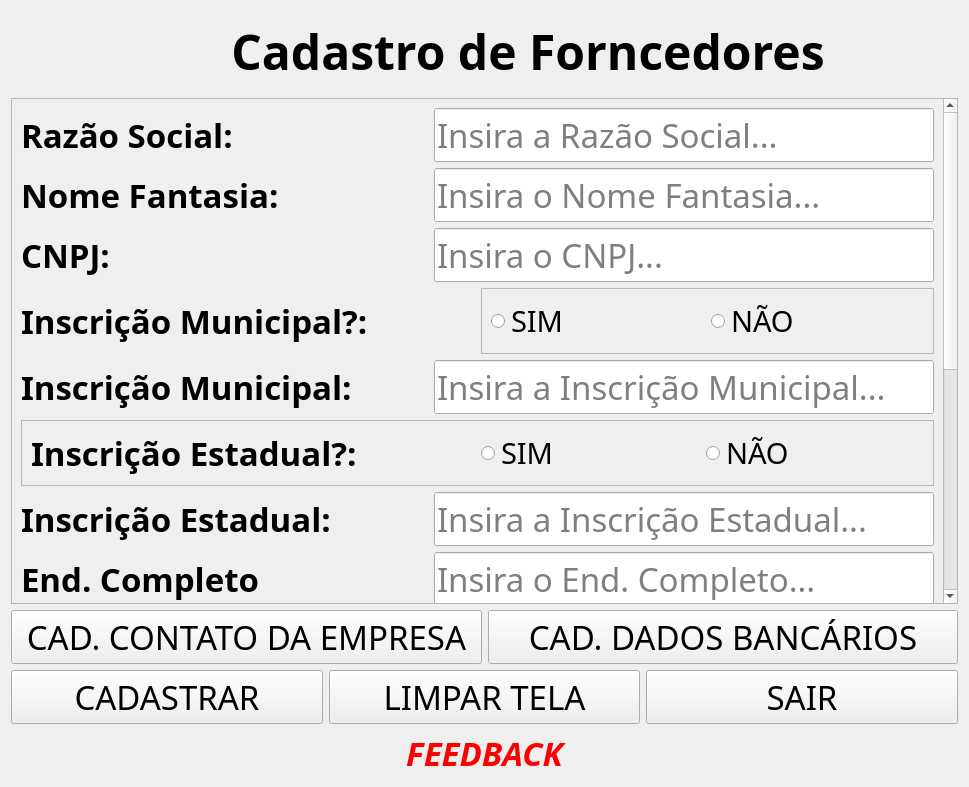
<?xml version="1.0" encoding="UTF-8"?>
<ui version="4.0">
 <class>Form_Cadastro_de_Forncedores</class>
 <widget class="QWidget" name="Form_Cadastro_de_Forncedores">
  <property name="geometry">
   <rect>
    <x>0</x>
    <y>0</y>
    <width>969</width>
    <height>787</height>
   </rect>
  </property>
  <property name="minimumSize">
   <size>
    <width>969</width>
    <height>787</height>
   </size>
  </property>
  <property name="maximumSize">
   <size>
    <width>969</width>
    <height>787</height>
   </size>
  </property>
  <property name="windowTitle">
   <string>Cadastro de Forncedores</string>
  </property>
  <property name="windowIcon">
   <iconset>
    <normaloff>../Images/add_fornecedor.gif</normaloff>../Images/add_fornecedor.gif</iconset>
  </property>
  <layout class="QVBoxLayout" name="verticalLayout_2">
   <item>
    <layout class="QHBoxLayout" name="horizontalLayout_16">
     <item>
      <widget class="QLabel" name="label_fornecedores_gif">
       <property name="minimumSize">
        <size>
         <width>81</width>
         <height>81</height>
        </size>
       </property>
       <property name="maximumSize">
        <size>
         <width>81</width>
         <height>81</height>
        </size>
       </property>
       <property name="text">
        <string/>
       </property>
       <property name="pixmap">
        <pixmap>../Images/add_fornecedor.gif</pixmap>
       </property>
       <property name="scaledContents">
        <bool>true</bool>
       </property>
      </widget>
     </item>
     <item>
      <widget class="QLabel" name="label_cadastro_fornecedores_main">
       <property name="font">
        <font>
         <family>Sitka Heading</family>
         <pointsize>36</pointsize>
         <bold>true</bold>
        </font>
       </property>
       <property name="text">
        <string>Cadastro de Forncedores</string>
       </property>
       <property name="scaledContents">
        <bool>true</bool>
       </property>
       <property name="alignment">
        <set>Qt::AlignCenter</set>
       </property>
      </widget>
     </item>
    </layout>
   </item>
   <item>
    <widget class="QScrollArea" name="scrollArea">
     <property name="widgetResizable">
      <bool>true</bool>
     </property>
     <widget class="QWidget" name="scrollAreaWidgetContents">
      <property name="geometry">
       <rect>
        <x>0</x>
        <y>-261</y>
        <width>932</width>
        <height>802</height>
       </rect>
      </property>
      <layout class="QVBoxLayout" name="verticalLayout">
       <item>
        <layout class="QHBoxLayout" name="horizontalLayout">
         <item>
          <widget class="QLabel" name="label_razao_social">
           <property name="font">
            <font>
             <family>Sitka Heading</family>
             <pointsize>25</pointsize>
             <bold>true</bold>
            </font>
           </property>
           <property name="acceptDrops">
            <bool>false</bool>
           </property>
           <property name="layoutDirection">
            <enum>Qt::LeftToRight</enum>
           </property>
           <property name="text">
            <string>Razão Social:</string>
           </property>
          </widget>
         </item>
         <item>
          <widget class="QLineEdit" name="lineEdit_razao_social">
           <property name="sizePolicy">
            <sizepolicy hsizetype="Minimum" vsizetype="Fixed">
             <horstretch>0</horstretch>
             <verstretch>0</verstretch>
            </sizepolicy>
           </property>
           <property name="minimumSize">
            <size>
             <width>500</width>
             <height>0</height>
            </size>
           </property>
           <property name="font">
            <font>
             <family>Sitka Heading</family>
             <pointsize>25</pointsize>
            </font>
           </property>
           <property name="acceptDrops">
            <bool>false</bool>
           </property>
           <property name="layoutDirection">
            <enum>Qt::LeftToRight</enum>
           </property>
           <property name="placeholderText">
            <string>Insira a Razão Social...</string>
           </property>
          </widget>
         </item>
        </layout>
       </item>
       <item>
        <layout class="QHBoxLayout" name="horizontalLayout_2">
         <item>
          <widget class="QLabel" name="label_nome_fantasia">
           <property name="font">
            <font>
             <family>Sitka Heading</family>
             <pointsize>25</pointsize>
             <bold>true</bold>
            </font>
           </property>
           <property name="acceptDrops">
            <bool>false</bool>
           </property>
           <property name="layoutDirection">
            <enum>Qt::LeftToRight</enum>
           </property>
           <property name="text">
            <string>Nome Fantasia:</string>
           </property>
          </widget>
         </item>
         <item>
          <widget class="QLineEdit" name="lineEdit_nome_fantasia">
           <property name="sizePolicy">
            <sizepolicy hsizetype="Minimum" vsizetype="Fixed">
             <horstretch>0</horstretch>
             <verstretch>0</verstretch>
            </sizepolicy>
           </property>
           <property name="minimumSize">
            <size>
             <width>500</width>
             <height>0</height>
            </size>
           </property>
           <property name="font">
            <font>
             <family>Sitka Heading</family>
             <pointsize>25</pointsize>
            </font>
           </property>
           <property name="acceptDrops">
            <bool>false</bool>
           </property>
           <property name="layoutDirection">
            <enum>Qt::LeftToRight</enum>
           </property>
           <property name="placeholderText">
            <string>Insira o Nome Fantasia...</string>
           </property>
          </widget>
         </item>
        </layout>
       </item>
       <item>
        <layout class="QHBoxLayout" name="horizontalLayout_3">
         <item>
          <widget class="QLabel" name="label_cnpj_fornecedor">
           <property name="font">
            <font>
             <family>Sitka Heading</family>
             <pointsize>25</pointsize>
             <bold>true</bold>
            </font>
           </property>
           <property name="acceptDrops">
            <bool>false</bool>
           </property>
           <property name="layoutDirection">
            <enum>Qt::LeftToRight</enum>
           </property>
           <property name="text">
            <string>CNPJ:</string>
           </property>
          </widget>
         </item>
         <item>
          <widget class="QLineEdit" name="lineEdit_cnpj_fornecedor">
           <property name="sizePolicy">
            <sizepolicy hsizetype="Minimum" vsizetype="Fixed">
             <horstretch>0</horstretch>
             <verstretch>0</verstretch>
            </sizepolicy>
           </property>
           <property name="minimumSize">
            <size>
             <width>500</width>
             <height>0</height>
            </size>
           </property>
           <property name="font">
            <font>
             <family>Sitka Heading</family>
             <pointsize>25</pointsize>
            </font>
           </property>
           <property name="acceptDrops">
            <bool>false</bool>
           </property>
           <property name="layoutDirection">
            <enum>Qt::LeftToRight</enum>
           </property>
           <property name="placeholderText">
            <string>Insira o CNPJ...</string>
           </property>
          </widget>
         </item>
        </layout>
       </item>
       <item>
        <layout class="QHBoxLayout" name="horizontalLayout_7">
         <item>
          <widget class="QLabel" name="label_im_fornecedor">
           <property name="font">
            <font>
             <family>Sitka Heading</family>
             <pointsize>25</pointsize>
             <bold>true</bold>
            </font>
           </property>
           <property name="acceptDrops">
            <bool>false</bool>
           </property>
           <property name="layoutDirection">
            <enum>Qt::LeftToRight</enum>
           </property>
           <property name="text">
            <string>Inscrição Municipal?:</string>
           </property>
          </widget>
         </item>
         <item>
          <widget class="QFrame" name="frame">
           <property name="frameShape">
            <enum>QFrame::StyledPanel</enum>
           </property>
           <property name="frameShadow">
            <enum>QFrame::Raised</enum>
           </property>
           <layout class="QHBoxLayout" name="horizontalLayout_22">
            <item>
             <layout class="QHBoxLayout" name="horizontalLayout_19">
              <item>
               <widget class="QRadioButton" name="radioButton_im_fornecedor_sim">
                <property name="font">
                 <font>
                  <family>Sitka Heading</family>
                  <pointsize>22</pointsize>
                 </font>
                </property>
                <property name="text">
                 <string>SIM</string>
                </property>
               </widget>
              </item>
              <item>
               <widget class="QRadioButton" name="radioButton_im_fornecedor_nao">
                <property name="font">
                 <font>
                  <family>Sitka Heading</family>
                  <pointsize>22</pointsize>
                 </font>
                </property>
                <property name="text">
                 <string>NÃO</string>
                </property>
               </widget>
              </item>
             </layout>
            </item>
           </layout>
          </widget>
         </item>
        </layout>
       </item>
       <item>
        <layout class="QHBoxLayout" name="horizontalLayout_4">
         <item>
          <widget class="QLabel" name="label_im_fornecedor_num">
           <property name="font">
            <font>
             <family>Sitka Heading</family>
             <pointsize>25</pointsize>
             <bold>true</bold>
            </font>
           </property>
           <property name="acceptDrops">
            <bool>false</bool>
           </property>
           <property name="layoutDirection">
            <enum>Qt::LeftToRight</enum>
           </property>
           <property name="text">
            <string>Inscrição Municipal:</string>
           </property>
          </widget>
         </item>
         <item>
          <widget class="QLineEdit" name="lineEdit_im_fornecedor">
           <property name="sizePolicy">
            <sizepolicy hsizetype="Minimum" vsizetype="Fixed">
             <horstretch>0</horstretch>
             <verstretch>0</verstretch>
            </sizepolicy>
           </property>
           <property name="minimumSize">
            <size>
             <width>500</width>
             <height>0</height>
            </size>
           </property>
           <property name="font">
            <font>
             <family>Sitka Heading</family>
             <pointsize>25</pointsize>
            </font>
           </property>
           <property name="acceptDrops">
            <bool>false</bool>
           </property>
           <property name="layoutDirection">
            <enum>Qt::LeftToRight</enum>
           </property>
           <property name="text">
            <string/>
           </property>
           <property name="placeholderText">
            <string>Insira a Inscrição Municipal...</string>
           </property>
          </widget>
         </item>
        </layout>
       </item>
       <item>
        <layout class="QHBoxLayout" name="horizontalLayout_5">
         <item>
          <widget class="QFrame" name="frame_2">
           <property name="frameShape">
            <enum>QFrame::StyledPanel</enum>
           </property>
           <property name="frameShadow">
            <enum>QFrame::Raised</enum>
           </property>
           <layout class="QHBoxLayout" name="horizontalLayout_21">
            <item>
             <widget class="QLabel" name="label_ie_fornecedor">
              <property name="font">
               <font>
                <family>Sitka Heading</family>
                <pointsize>25</pointsize>
                <bold>true</bold>
               </font>
              </property>
              <property name="acceptDrops">
               <bool>false</bool>
              </property>
              <property name="layoutDirection">
               <enum>Qt::LeftToRight</enum>
              </property>
              <property name="text">
               <string>Inscrição Estadual?:</string>
              </property>
             </widget>
            </item>
            <item>
             <layout class="QHBoxLayout" name="horizontalLayout_20">
              <item>
               <widget class="QRadioButton" name="radioButton_ie_fornecedor_sim">
                <property name="font">
                 <font>
                  <family>Sitka Heading</family>
                  <pointsize>22</pointsize>
                 </font>
                </property>
                <property name="text">
                 <string>SIM</string>
                </property>
               </widget>
              </item>
              <item>
               <widget class="QRadioButton" name="radioButton_ie_fornecedor_nao">
                <property name="font">
                 <font>
                  <family>Sitka Heading</family>
                  <pointsize>22</pointsize>
                 </font>
                </property>
                <property name="text">
                 <string>NÃO</string>
                </property>
               </widget>
              </item>
             </layout>
            </item>
           </layout>
          </widget>
         </item>
        </layout>
       </item>
       <item>
        <layout class="QHBoxLayout" name="horizontalLayout_6">
         <item>
          <widget class="QLabel" name="labe_lie_fornecedor_num">
           <property name="font">
            <font>
             <family>Sitka Heading</family>
             <pointsize>25</pointsize>
             <bold>true</bold>
            </font>
           </property>
           <property name="acceptDrops">
            <bool>false</bool>
           </property>
           <property name="layoutDirection">
            <enum>Qt::LeftToRight</enum>
           </property>
           <property name="text">
            <string>Inscrição Estadual:</string>
           </property>
          </widget>
         </item>
         <item>
          <widget class="QLineEdit" name="lineEdit_ie_fornecedor">
           <property name="sizePolicy">
            <sizepolicy hsizetype="Minimum" vsizetype="Fixed">
             <horstretch>0</horstretch>
             <verstretch>0</verstretch>
            </sizepolicy>
           </property>
           <property name="minimumSize">
            <size>
             <width>500</width>
             <height>0</height>
            </size>
           </property>
           <property name="font">
            <font>
             <family>Sitka Heading</family>
             <pointsize>25</pointsize>
            </font>
           </property>
           <property name="acceptDrops">
            <bool>false</bool>
           </property>
           <property name="layoutDirection">
            <enum>Qt::LeftToRight</enum>
           </property>
           <property name="placeholderText">
            <string>Insira a Inscrição Estadual...</string>
           </property>
          </widget>
         </item>
        </layout>
       </item>
       <item>
        <layout class="QHBoxLayout" name="horizontalLayout_8">
         <item>
          <widget class="QLabel" name="label_end_completo_fornecedor">
           <property name="font">
            <font>
             <family>Sitka Heading</family>
             <pointsize>25</pointsize>
             <bold>true</bold>
            </font>
           </property>
           <property name="acceptDrops">
            <bool>false</bool>
           </property>
           <property name="layoutDirection">
            <enum>Qt::LeftToRight</enum>
           </property>
           <property name="text">
            <string>End. Completo</string>
           </property>
          </widget>
         </item>
         <item>
          <widget class="QLineEdit" name="lineEdit_end_completo_fornecedor">
           <property name="sizePolicy">
            <sizepolicy hsizetype="Minimum" vsizetype="Fixed">
             <horstretch>0</horstretch>
             <verstretch>0</verstretch>
            </sizepolicy>
           </property>
           <property name="minimumSize">
            <size>
             <width>500</width>
             <height>0</height>
            </size>
           </property>
           <property name="font">
            <font>
             <family>Sitka Heading</family>
             <pointsize>25</pointsize>
            </font>
           </property>
           <property name="acceptDrops">
            <bool>false</bool>
           </property>
           <property name="layoutDirection">
            <enum>Qt::LeftToRight</enum>
           </property>
           <property name="placeholderText">
            <string>Insira o End. Completo...</string>
           </property>
          </widget>
         </item>
        </layout>
       </item>
       <item>
        <layout class="QHBoxLayout" name="horizontalLayout_9">
         <item>
          <widget class="QLabel" name="label_cidade_fornecedor">
           <property name="font">
            <font>
             <family>Sitka Heading</family>
             <pointsize>25</pointsize>
             <bold>true</bold>
            </font>
           </property>
           <property name="acceptDrops">
            <bool>false</bool>
           </property>
           <property name="layoutDirection">
            <enum>Qt::LeftToRight</enum>
           </property>
           <property name="text">
            <string>Cidade:</string>
           </property>
          </widget>
         </item>
         <item>
          <widget class="QLineEdit" name="lineEdit_cidade_fornecedor">
           <property name="sizePolicy">
            <sizepolicy hsizetype="Minimum" vsizetype="Fixed">
             <horstretch>0</horstretch>
             <verstretch>0</verstretch>
            </sizepolicy>
           </property>
           <property name="minimumSize">
            <size>
             <width>500</width>
             <height>0</height>
            </size>
           </property>
           <property name="font">
            <font>
             <family>Sitka Heading</family>
             <pointsize>25</pointsize>
            </font>
           </property>
           <property name="acceptDrops">
            <bool>false</bool>
           </property>
           <property name="layoutDirection">
            <enum>Qt::LeftToRight</enum>
           </property>
           <property name="placeholderText">
            <string>Insira a Cidade...</string>
           </property>
          </widget>
         </item>
        </layout>
       </item>
       <item>
        <layout class="QHBoxLayout" name="horizontalLayout_11">
         <item>
          <widget class="QLabel" name="label_pais_fornecedor">
           <property name="font">
            <font>
             <family>Sitka Heading</family>
             <pointsize>25</pointsize>
             <bold>true</bold>
            </font>
           </property>
           <property name="acceptDrops">
            <bool>false</bool>
           </property>
           <property name="layoutDirection">
            <enum>Qt::LeftToRight</enum>
           </property>
           <property name="text">
            <string>País:</string>
           </property>
          </widget>
         </item>
         <item>
          <widget class="QComboBox" name="comboBox_pais_fornecedor">
           <property name="sizePolicy">
            <sizepolicy hsizetype="Preferred" vsizetype="Minimum">
             <horstretch>0</horstretch>
             <verstretch>0</verstretch>
            </sizepolicy>
           </property>
           <property name="minimumSize">
            <size>
             <width>500</width>
             <height>0</height>
            </size>
           </property>
           <property name="font">
            <font>
             <family>Sitka Heading</family>
             <pointsize>25</pointsize>
            </font>
           </property>
           <property name="placeholderText">
            <string>Selecione o País...</string>
           </property>
          </widget>
         </item>
        </layout>
       </item>
       <item>
        <layout class="QHBoxLayout" name="horizontalLayout_10">
         <item>
          <widget class="QLabel" name="label_estado_fornecedor">
           <property name="font">
            <font>
             <family>Sitka Heading</family>
             <pointsize>25</pointsize>
             <bold>true</bold>
            </font>
           </property>
           <property name="acceptDrops">
            <bool>false</bool>
           </property>
           <property name="layoutDirection">
            <enum>Qt::LeftToRight</enum>
           </property>
           <property name="text">
            <string>Estado:</string>
           </property>
          </widget>
         </item>
         <item>
          <widget class="QComboBox" name="comboBox_estado_fornecedor">
           <property name="sizePolicy">
            <sizepolicy hsizetype="Preferred" vsizetype="Minimum">
             <horstretch>0</horstretch>
             <verstretch>0</verstretch>
            </sizepolicy>
           </property>
           <property name="minimumSize">
            <size>
             <width>500</width>
             <height>0</height>
            </size>
           </property>
           <property name="font">
            <font>
             <family>Sitka Heading</family>
             <pointsize>25</pointsize>
            </font>
           </property>
           <property name="placeholderText">
            <string>Selecione o Estado...</string>
           </property>
          </widget>
         </item>
        </layout>
       </item>
       <item>
        <layout class="QHBoxLayout" name="horizontalLayout_12">
         <item>
          <widget class="QLabel" name="label_telefone1_fornecedor">
           <property name="font">
            <font>
             <family>Sitka Heading</family>
             <pointsize>25</pointsize>
             <bold>true</bold>
            </font>
           </property>
           <property name="acceptDrops">
            <bool>false</bool>
           </property>
           <property name="layoutDirection">
            <enum>Qt::LeftToRight</enum>
           </property>
           <property name="text">
            <string>Telefone 1:</string>
           </property>
          </widget>
         </item>
         <item>
          <widget class="QLineEdit" name="lineEdit_telefone1_fornecedor">
           <property name="sizePolicy">
            <sizepolicy hsizetype="Minimum" vsizetype="Fixed">
             <horstretch>0</horstretch>
             <verstretch>0</verstretch>
            </sizepolicy>
           </property>
           <property name="minimumSize">
            <size>
             <width>500</width>
             <height>0</height>
            </size>
           </property>
           <property name="font">
            <font>
             <family>Sitka Heading</family>
             <pointsize>25</pointsize>
            </font>
           </property>
           <property name="acceptDrops">
            <bool>false</bool>
           </property>
           <property name="layoutDirection">
            <enum>Qt::LeftToRight</enum>
           </property>
           <property name="placeholderText">
            <string>Insira o Telefone...</string>
           </property>
          </widget>
         </item>
        </layout>
       </item>
       <item>
        <layout class="QHBoxLayout" name="horizontalLayout_13">
         <item>
          <widget class="QLabel" name="label_telefone2_fornecedor">
           <property name="font">
            <font>
             <family>Sitka Heading</family>
             <pointsize>25</pointsize>
             <bold>true</bold>
            </font>
           </property>
           <property name="acceptDrops">
            <bool>false</bool>
           </property>
           <property name="layoutDirection">
            <enum>Qt::LeftToRight</enum>
           </property>
           <property name="text">
            <string>Telefone 2:</string>
           </property>
          </widget>
         </item>
         <item>
          <widget class="QLineEdit" name="lineEdit_telefone2_fornecedor">
           <property name="sizePolicy">
            <sizepolicy hsizetype="Minimum" vsizetype="Fixed">
             <horstretch>0</horstretch>
             <verstretch>0</verstretch>
            </sizepolicy>
           </property>
           <property name="minimumSize">
            <size>
             <width>500</width>
             <height>0</height>
            </size>
           </property>
           <property name="font">
            <font>
             <family>Sitka Heading</family>
             <pointsize>25</pointsize>
            </font>
           </property>
           <property name="acceptDrops">
            <bool>false</bool>
           </property>
           <property name="layoutDirection">
            <enum>Qt::LeftToRight</enum>
           </property>
           <property name="placeholderText">
            <string>Insira o Telefone...</string>
           </property>
          </widget>
         </item>
        </layout>
       </item>
       <item>
        <layout class="QHBoxLayout" name="horizontalLayout_14">
         <item>
          <widget class="QLabel" name="label_email_fornecedor">
           <property name="font">
            <font>
             <family>Sitka Heading</family>
             <pointsize>25</pointsize>
             <bold>true</bold>
            </font>
           </property>
           <property name="acceptDrops">
            <bool>false</bool>
           </property>
           <property name="layoutDirection">
            <enum>Qt::LeftToRight</enum>
           </property>
           <property name="text">
            <string>Email de Contato:</string>
           </property>
          </widget>
         </item>
         <item>
          <widget class="QLineEdit" name="lineEdit_email_fornecedor">
           <property name="sizePolicy">
            <sizepolicy hsizetype="Minimum" vsizetype="Fixed">
             <horstretch>0</horstretch>
             <verstretch>0</verstretch>
            </sizepolicy>
           </property>
           <property name="minimumSize">
            <size>
             <width>500</width>
             <height>0</height>
            </size>
           </property>
           <property name="font">
            <font>
             <family>Sitka Heading</family>
             <pointsize>25</pointsize>
            </font>
           </property>
           <property name="acceptDrops">
            <bool>false</bool>
           </property>
           <property name="layoutDirection">
            <enum>Qt::LeftToRight</enum>
           </property>
           <property name="placeholderText">
            <string>Insira o Email...</string>
           </property>
          </widget>
         </item>
        </layout>
       </item>
       <item>
        <layout class="QHBoxLayout" name="horizontalLayout_15">
         <item>
          <widget class="QLabel" name="label_site_fornecedor">
           <property name="font">
            <font>
             <family>Sitka Heading</family>
             <pointsize>25</pointsize>
             <bold>true</bold>
            </font>
           </property>
           <property name="acceptDrops">
            <bool>false</bool>
           </property>
           <property name="layoutDirection">
            <enum>Qt::LeftToRight</enum>
           </property>
           <property name="text">
            <string>Site:</string>
           </property>
          </widget>
         </item>
         <item>
          <widget class="QLineEdit" name="lineEdit_site_fornecedor">
           <property name="sizePolicy">
            <sizepolicy hsizetype="Minimum" vsizetype="Fixed">
             <horstretch>0</horstretch>
             <verstretch>0</verstretch>
            </sizepolicy>
           </property>
           <property name="minimumSize">
            <size>
             <width>500</width>
             <height>0</height>
            </size>
           </property>
           <property name="font">
            <font>
             <family>Sitka Heading</family>
             <pointsize>25</pointsize>
            </font>
           </property>
           <property name="acceptDrops">
            <bool>false</bool>
           </property>
           <property name="layoutDirection">
            <enum>Qt::LeftToRight</enum>
           </property>
           <property name="placeholderText">
            <string>Insira o Site...</string>
           </property>
          </widget>
         </item>
        </layout>
       </item>
      </layout>
     </widget>
    </widget>
   </item>
   <item>
    <layout class="QHBoxLayout" name="horizontalLayout_17">
     <item>
      <widget class="QPushButton" name="pushButton_cadastrar_contato_fornecedor">
       <property name="sizePolicy">
        <sizepolicy hsizetype="Minimum" vsizetype="Minimum">
         <horstretch>0</horstretch>
         <verstretch>0</verstretch>
        </sizepolicy>
       </property>
       <property name="font">
        <font>
         <family>Sitka Heading</family>
         <pointsize>25</pointsize>
        </font>
       </property>
       <property name="text">
        <string>CAD. CONTATO DA EMPRESA</string>
       </property>
      </widget>
     </item>
     <item>
      <widget class="QPushButton" name="pushButton_cadastrar_dados_bancarios_fornecedor">
       <property name="sizePolicy">
        <sizepolicy hsizetype="Minimum" vsizetype="Minimum">
         <horstretch>0</horstretch>
         <verstretch>0</verstretch>
        </sizepolicy>
       </property>
       <property name="font">
        <font>
         <family>Sitka Heading</family>
         <pointsize>25</pointsize>
        </font>
       </property>
       <property name="text">
        <string>CAD. DADOS BANCÁRIOS</string>
       </property>
      </widget>
     </item>
    </layout>
   </item>
   <item>
    <layout class="QHBoxLayout" name="horizontalLayout_18">
     <item>
      <widget class="QPushButton" name="pushButton_cadastrar_fornecedor">
       <property name="sizePolicy">
        <sizepolicy hsizetype="Minimum" vsizetype="Minimum">
         <horstretch>0</horstretch>
         <verstretch>0</verstretch>
        </sizepolicy>
       </property>
       <property name="font">
        <font>
         <family>Sitka Heading</family>
         <pointsize>25</pointsize>
        </font>
       </property>
       <property name="text">
        <string>CADASTRAR</string>
       </property>
      </widget>
     </item>
     <item>
      <widget class="QPushButton" name="pushButton_limpar_tela_fornecedor">
       <property name="sizePolicy">
        <sizepolicy hsizetype="Minimum" vsizetype="Minimum">
         <horstretch>0</horstretch>
         <verstretch>0</verstretch>
        </sizepolicy>
       </property>
       <property name="font">
        <font>
         <family>Sitka Heading</family>
         <pointsize>25</pointsize>
        </font>
       </property>
       <property name="text">
        <string>LIMPAR TELA</string>
       </property>
      </widget>
     </item>
     <item>
      <widget class="QPushButton" name="pushButton_sair_fornecedor">
       <property name="sizePolicy">
        <sizepolicy hsizetype="Minimum" vsizetype="Minimum">
         <horstretch>0</horstretch>
         <verstretch>0</verstretch>
        </sizepolicy>
       </property>
       <property name="font">
        <font>
         <family>Sitka Heading</family>
         <pointsize>25</pointsize>
        </font>
       </property>
       <property name="text">
        <string>SAIR</string>
       </property>
      </widget>
     </item>
    </layout>
   </item>
   <item>
    <widget class="QLabel" name="label_feedback_fornecedor">
     <property name="font">
      <font>
       <family>Sitka Heading</family>
       <pointsize>25</pointsize>
       <italic>true</italic>
       <bold>true</bold>
      </font>
     </property>
     <property name="styleSheet">
      <string notr="true">color: rgb(255,0,0);</string>
     </property>
     <property name="inputMethodHints">
      <set>Qt::ImhUppercaseOnly</set>
     </property>
     <property name="text">
      <string>FEEDBACK</string>
     </property>
     <property name="alignment">
      <set>Qt::AlignCenter</set>
     </property>
    </widget>
   </item>
  </layout>
 </widget>
 <resources/>
 <connections/>
</ui>
